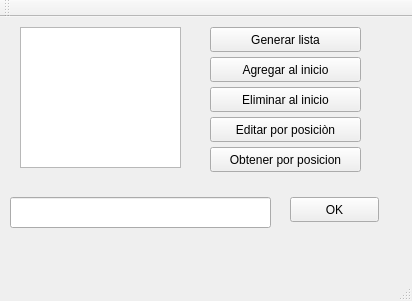
<?xml version="1.0" encoding="UTF-8"?>
<ui version="4.0">
 <class>MainWindow</class>
 <widget class="QMainWindow" name="MainWindow">
  <property name="geometry">
   <rect>
    <x>0</x>
    <y>0</y>
    <width>412</width>
    <height>301</height>
   </rect>
  </property>
  <property name="windowTitle">
   <string>MainWindow</string>
  </property>
  <widget class="QWidget" name="centralWidget">
   <widget class="QLineEdit" name="txt_mensaje">
    <property name="geometry">
     <rect>
      <x>10</x>
      <y>180</y>
      <width>261</width>
      <height>31</height>
     </rect>
    </property>
   </widget>
   <widget class="QPushButton" name="b_enviar">
    <property name="geometry">
     <rect>
      <x>290</x>
      <y>180</y>
      <width>89</width>
      <height>25</height>
     </rect>
    </property>
    <property name="text">
     <string>OK</string>
    </property>
   </widget>
   <widget class="QTextEdit" name="txt_log">
    <property name="geometry">
     <rect>
      <x>20</x>
      <y>10</y>
      <width>161</width>
      <height>141</height>
     </rect>
    </property>
   </widget>
   <widget class="QPushButton" name="gen_list">
    <property name="geometry">
     <rect>
      <x>210</x>
      <y>10</y>
      <width>151</width>
      <height>25</height>
     </rect>
    </property>
    <property name="text">
     <string>Generar lista</string>
    </property>
   </widget>
   <widget class="QPushButton" name="add_inicio">
    <property name="geometry">
     <rect>
      <x>210</x>
      <y>40</y>
      <width>151</width>
      <height>25</height>
     </rect>
    </property>
    <property name="text">
     <string>Agregar al inicio</string>
    </property>
   </widget>
   <widget class="QPushButton" name="del_inicio">
    <property name="geometry">
     <rect>
      <x>210</x>
      <y>70</y>
      <width>151</width>
      <height>25</height>
     </rect>
    </property>
    <property name="text">
     <string>Eliminar al inicio</string>
    </property>
   </widget>
   <widget class="QPushButton" name="edit_pos">
    <property name="geometry">
     <rect>
      <x>210</x>
      <y>100</y>
      <width>151</width>
      <height>25</height>
     </rect>
    </property>
    <property name="text">
     <string>Editar por posiciòn</string>
    </property>
   </widget>
   <widget class="QPushButton" name="Obt_pos">
    <property name="geometry">
     <rect>
      <x>210</x>
      <y>130</y>
      <width>151</width>
      <height>25</height>
     </rect>
    </property>
    <property name="text">
     <string>Obtener por posicion</string>
    </property>
   </widget>
  </widget>
  <widget class="QMenuBar" name="menuBar">
   <property name="geometry">
    <rect>
     <x>0</x>
     <y>0</y>
     <width>412</width>
     <height>22</height>
    </rect>
   </property>
  </widget>
  <widget class="QToolBar" name="mainToolBar">
   <attribute name="toolBarArea">
    <enum>TopToolBarArea</enum>
   </attribute>
   <attribute name="toolBarBreak">
    <bool>false</bool>
   </attribute>
  </widget>
  <widget class="QStatusBar" name="statusBar"/>
 </widget>
 <layoutdefault spacing="6" margin="11"/>
 <resources/>
 <connections/>
</ui>
